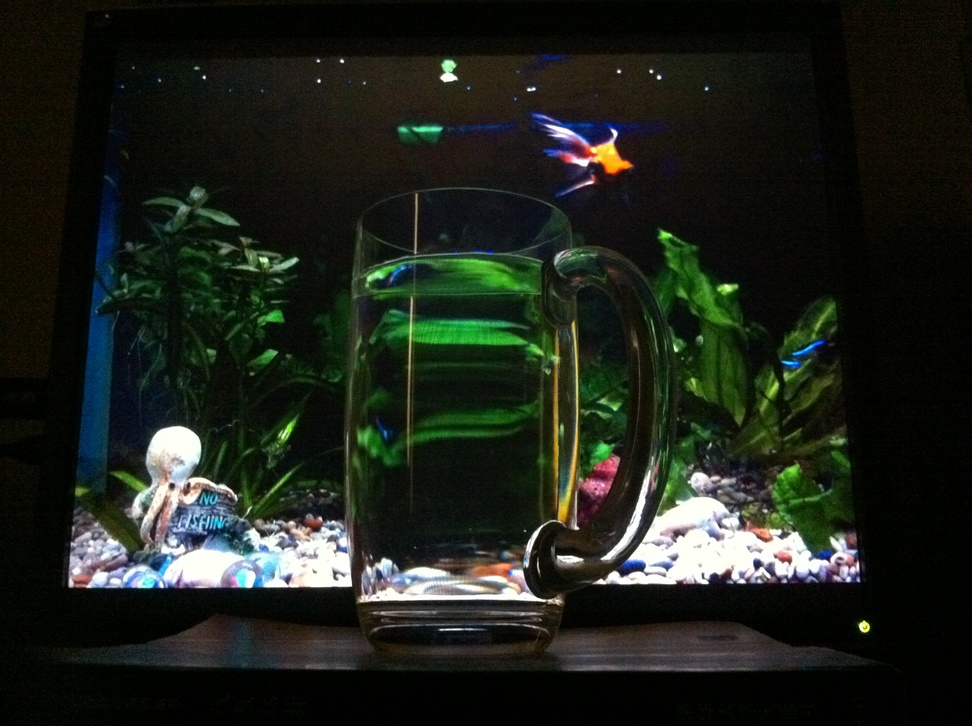
%> input picture homework1/3/mug1.jpg, 972 x 726 px, shrunk from 2592 x 1936 before the run
$ octave q3_1_script.m   (GNU Octave 9; MATLAB toolbox functions it lacks are replaced by stand-ins)
%> lines starting %> are read from the running program, lines starting %| are printed output that depends on the picture; in (x1, y1, x2, y2) boxes, pixels count from 0 and x2, y2 are one past the last pixel; in counts of white or black regions, pixels touching at a corner belong together; the program's own positions count from 1
### homework1/2/q2_5.m
function [H2to1,panoImg] = q2_5(img1, img2, pts)

% extract p1 and p2 from pts
p1=pts(1:2,:);
p2=pts(3:4,:);
H2to1 = computeH(p1,p2);
% get height and width of two images
height1=size(img1,1);
width1=size(img1,2);
height2=size(img2,1);
width2=size(img2,2);
% right-up corner of warped image
rightUpCorner=(H2to1*[width2;1;1]);
rightUpCorner=rightUpCorner./rightUpCorner(3);
% right-down corner of warped image
rightDownCorner=(H2to1*[width2;height2;1]);
rightDownCorner=rightDownCorner./rightDownCorner(3);
% left-up corner of warped image
leftUpCorner=(H2to1*[1;1;1]);
leftUpCorner=leftUpCorner./leftUpCorner(3);
% left-down corner of warped image
leftDownCorner=(H2to1*[1;height2;1]);
leftDownCorner=leftDownCorner./leftDownCorner(3);
% width and height of the final image
maxwidth=max([rightUpCorner(1),rightDownCorner(1),width1]);
minwidth=min([leftUpCorner(1),leftDownCorner(1),0]);
width=maxwidth-minwidth;
maxheight=max([leftDownCorner(2),rightDownCorner(2),height1]);
minheight=min([rightUpCorner(2),leftUpCorner(2),0]);
height=maxheight-minheight;

% scale
scale=1280/width;
out_size = round(scale*[height,width]);
% Define a function to create an affine scaling matrix
Scalef = @(s)([ s 0 0;
                0 s 0;
                0 0 1]);
Transf = @(tx,ty)([1 0 tx;
                   0 1 ty;
                   0 0 1]);
% Finally get the M
M = Transf(-scale*minwidth,-scale*minheight)*Scalef(scale);

% get warped images
img1 = double(img1);
img2 = double(img2);
warp_img1 = warpH(img1, M, out_size, [0 0 0]);
warp_img2 = warpH(img2, M*H2to1, out_size,[0 0 0]);

%image blending
%first use the blending method listed
mask = zeros(size(img1,1),size(img1,2));
mask(1,:) = 1; mask(end,:) = 1; mask(:,1) = 1; mask(:,end) = 1;
mask = bwdist(mask, 'city');
mask = mask/max(mask(:));
%warp mask using M
mask = warpH(mask,M,out_size,0);

%get the R,G,B values of warped img1 and img2
warp_im1_R = warp_img1(:,:,1);
warp_im1_G = warp_img1(:,:,2);
warp_im1_B = warp_img1(:,:,3);
warp_im2_R = warp_img2(:,:,1);
warp_im2_G = warp_img2(:,:,2);
warp_im2_B = warp_img2(:,:,3);

%find the overlap area of img1 and warped img2
ind1 = warp_im1_R~=0 & warp_im1_G~=0 & warp_im1_B~=0;
mask_img1 = zeros(size(warp_img1,1),size(warp_img1,2));
mask_img1(ind1) = 1;

ind2 = warp_im2_R~=0 & warp_im2_G~=0 & warp_im2_B~=0;
mask_img2 = zeros(size(warp_img2,1),size(warp_img2,2));
mask_img2(ind2) = 1;

mask_overlap = mask_img1 & mask_img2;
ind_lap = mask_overlap == 1;

%Create a mask of panoImg
mask_pano = ones(size(warp_img1,1),size(warp_img1,2));
mask_pano(ind_lap) = mask(ind_lap);
mask2_only = bitxor(mask_overlap, mask_img2);
mask1_only = bitxor(mask_overlap, mask_img1);
ind_img1 = mask1_only ~=0;
ind_img2 = mask2_only ~= 0;
mask_pano(ind_img1) = 1;
mask_pano(ind_img2) = 0;

%Create panorama image: mask_pano.*img1+ (1-mask_pano).*warpedImg
panoImg_R = mask_pano.*warp_im1_R + (warp_im2_R-mask_pano.*warp_im2_R);
panoImg_G = mask_pano.*warp_im1_G + (warp_im2_G-mask_pano.*warp_im2_G);
panoImg_B = mask_pano.*warp_im1_B + (warp_im2_B-mask_pano.*warp_im2_B);
panoImg_R_medfilt =medfilt2(panoImg_R,[2,2]);
panoImg_G_medfilt =medfilt2(panoImg_G,[2,2]);
panoImg_B_medfilt =medfilt2(panoImg_B,[2,2]);
panoImg(:,:,1)=panoImg_R_medfilt;
panoImg(:,:,2)=panoImg_G_medfilt;
panoImg(:,:,3)=panoImg_B_medfilt;

panoImg = uint8(panoImg);

end

### homework1/1/warpH.m
function warp_im = warpH(im, H, out_size,fill_value)
% warpH projective image warping
%   warp_im=warpA(im, A, out_size)
%   Warps a size (w,h,channels) image im using the  (3,3) homography H
%   producing an (out_size(1),out_size(2)) output image warp_im
%
%   The pixels of warp_im are sampled at (x,y) coordinates
%   (1,1)-(out_size(2),out_size(1))
%
%   The coordinates of the pixels in the source image
%   are taken to be  $(1,1)-(size(im,2), size(im,1)) and
%   are transformed according to:
%   warped_coords := H*source_coords
%
%   warp_im=warpA(im, A, out_size,fill_value)
%   Uses fill_value (scalar) to paint empty regions.


if ~exist('fill_value', 'var') || isempty(fill_value)
    fill_value = 0;
end

tform = maketform( 'projective', H');
warp_im = imtransform( im, tform, 'bilinear', 'XData', [1 out_size(2)], 'YData', [1 out_size(1)], 'Size', out_size(1:2), 'FillValues', fill_value*ones(size(im,3),1));
end

### homework1/2/computeH.m
function H2to1 = computeH(p1,p2)
% Input:
% p1 points in image1
% p2 points in image2
% both are 2*n matrix
% Output:
% H2to1 3*3 matrix mapping points p2 to points p1

p1 = p1';
p2 = p2';

% add ones to the last column
P1 = [p1,ones(length(p1),1)];
P2 = [p2,ones(length(p2),1)];

% row of A corresponding to x coordinates
L1 = [-P2,zeros(length(p1),3),bsxfun(@times,P1(:,1),P2)];
% row of A corresponding to y coordinates
L2 = [zeros(length(p1),3),-P2,bsxfun(@times,P1(:,2),P2)];

% Singular Value Decomposition
A = [L1;L2];
W = A' * A;
W = W / max(W(:));
[U,D,V] = svd(W);
% H2to1 is the eigenvecotr
H2to1 = U(:,end);
H2to1 = reshape(H2to1,3,3);
H2to1 = H2to1';

end

### homework1/3/q3_1_script.m
close all;
clear all;
clc;
%%
img1=imread('mug1.jpg');
%> img1 is the input picture: size 726x972x3 uint8; mean R, G, B 29.5, 34.6, 26.7
img2=imread('mug2.jpg');
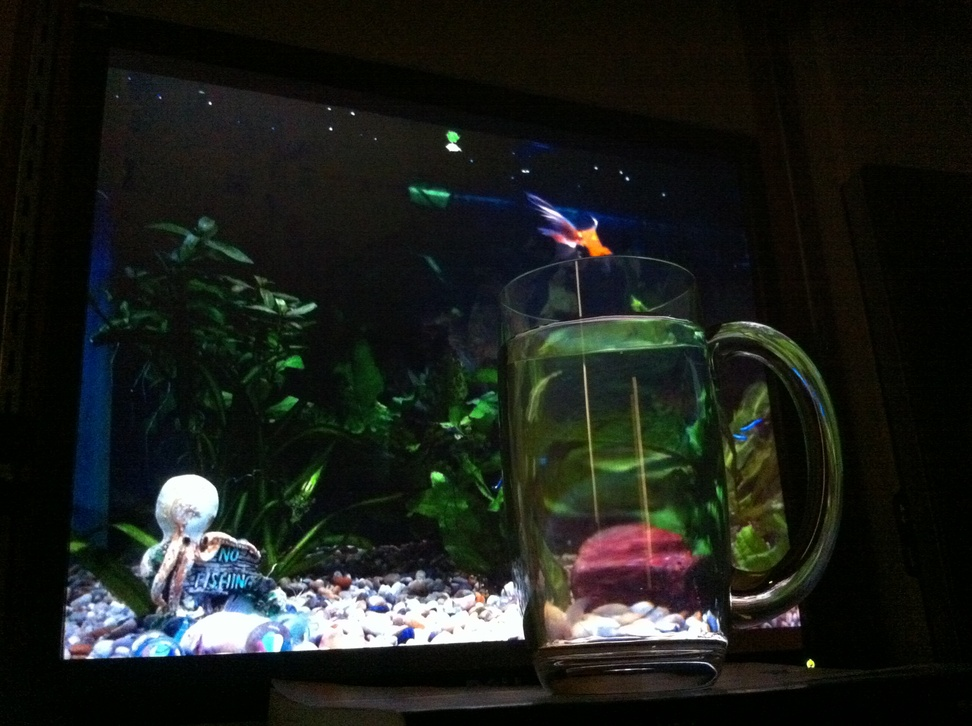
%> input picture homework1/3/mug2.jpg, 972 x 726 px, shrunk from 2592 x 1936 before the run
%> img2 is the input picture: size 726x972x3 uint8; mean R, G, B 28.5, 31.7, 27.4

load('mug_points.mat')
pts=[p1;p2];
[H2to1, panoImg] = q2_5(img1, img2, pts);
%> in warpH, `warp_im = imtransform( im, tform, 'bilinear', 'XData', [1 out_size(2)]..`:
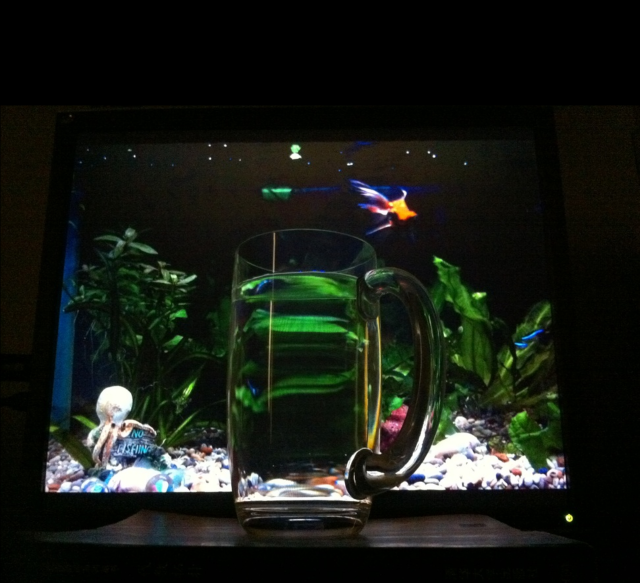
%> warp_im: size 1166x1280x3 double (shown at 1/2 size); mean R, G, B 24.2, 28.4, 21.9
%> call 2 of warpH, with out_size = [1166 1280], fill_value = [0 0 0]
%> in warpH (call 2), `warp_im = imtransform( im, tform, 'bilinear', 'XData', [1 out_size(2)]..`:
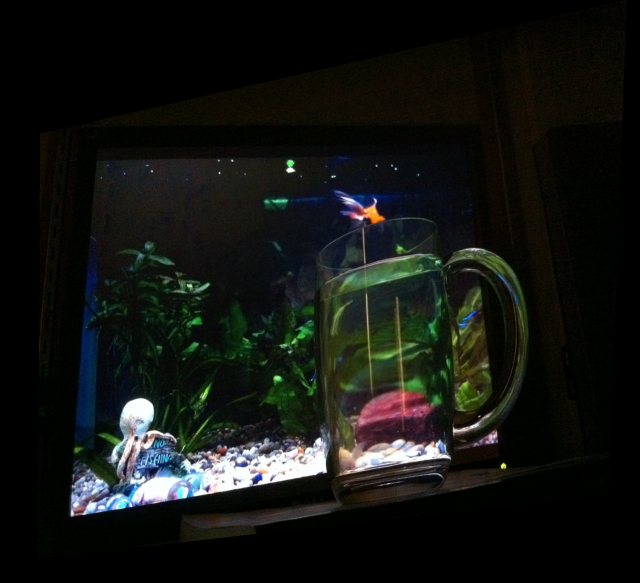
%> warp_im: size 1166x1280x3 double (shown at 1/2 size); mean R, G, B 19.7, 21.8, 18.5
%> in q2_5, `mask(1,:) = 1`:
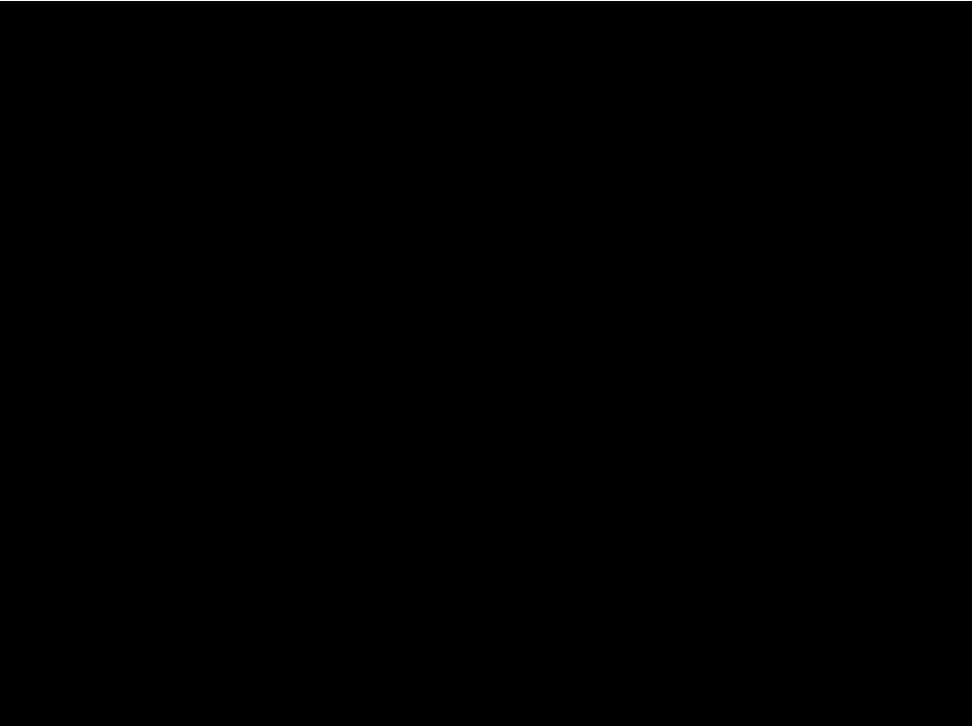
%> mask: size 726x972 double; values 0 (black) and 1 (white), 0.14% white in thin lines or dots, all inside (x1, y1, x2, y2) = (0, 0, 972, 1)
%> in q2_5, `mask(:,end) = 1`:
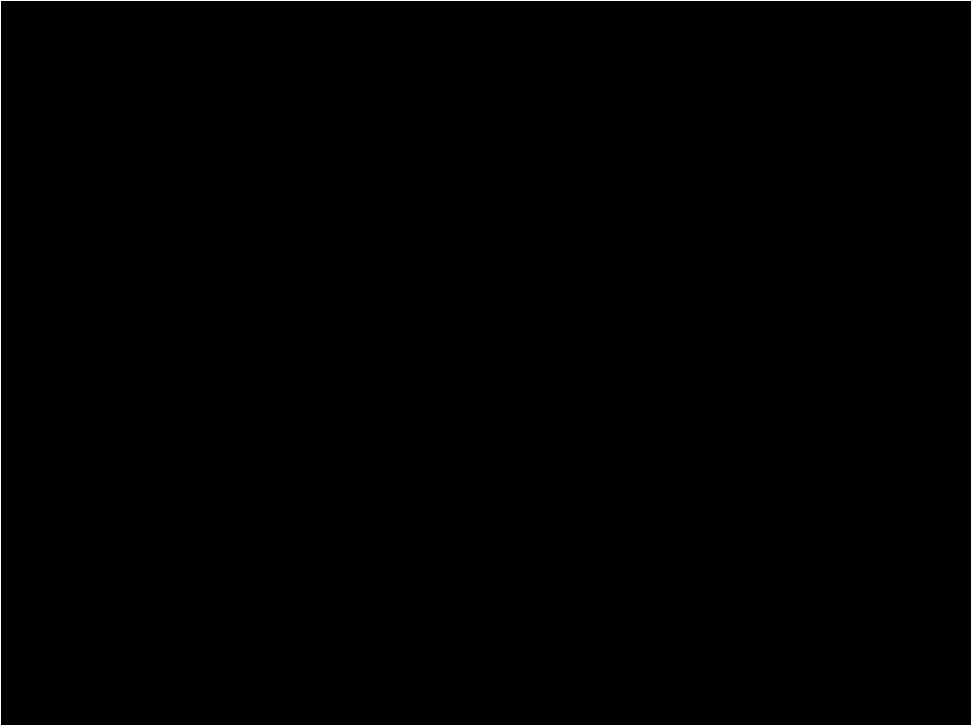
%> mask: size 726x972 double; values 0 (black) and 1 (white), 0.48% white in thin lines or dots
%> the run ends on the next line
